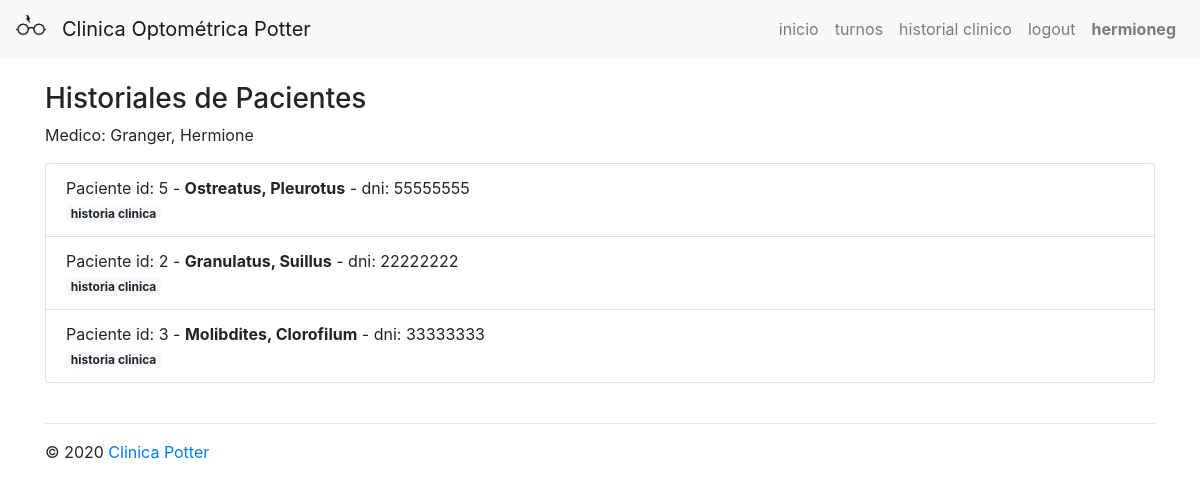
/historial/ (signed in), run on the app's committed database.
### pacientes/models.py (models this page shows, shortened)
class Paciente(models.Model):
    apellido = models.CharField('nombre del paciente', max_length = 50)
    nombre = models.CharField('apellido del paciente', max_length = 50)
    dni = models.CharField('dni del paciente', max_length = 10)
    activo = models.BooleanField(default=True)

### historial/views.py (the view)
# urls.py: path("", views.Listado, name="listado"),
def Listado(request):
    contexto = logueadoComo(request, ['gerencia', 'profesional'])
    if contexto:
        if 'gerencia' in contexto['grupos']:
            pacientes = Turno.objects.filter() # el gerente ve todos los historiales
        else:
            pacientes = Turno.objects.filter(doctor = request.user) # los doctores solo ven aquienes atendieron
        pacientesunicos = []
        for pc in pacientes:
            if pc.paciente not in pacientesunicos:
                pacientesunicos.append(pc.paciente)
        contexto['pacientes'] = pacientesunicos
        return render(request, "historial/listadopacientes.html", contexto)
    else:
        return HttpResponseRedirect(reverse("paginas:inicio"))

### usuarios/utilidades.py (called while the page is built)
def estado_auth(request):
    contexto = {}
    contexto['autenticado'] = request.user.is_authenticated
    contexto['usuario'] = request.user
    contexto['id_usuario'] = request.user.id
    contexto['grupos'] = [grupo['name'] for grupo in request.user.groups.all().values('name')]
    contexto['grupos_v'] = ', '.join(contexto['grupos'])
    contexto['id_pedidoactual'] = request.session['id_pedidoactual'] if 'id_pedidoactual' in request.session else None # verifica id_pedidoactual en sesion
    return contexto

def logueadoComo(request, grupo):
    pars = estado_auth(request)
    if set(grupo).intersection(pars['grupos']):
        return pars

### historial/templates/historial/listadopacientes.html (shortened to what this page needs)
{% extends "paginas/_layout.html" %}
{% block contenido %}
    <br>
    <h3>Historiales de Pacientes</h3>
    <div>Medico: {{usuario.last_name|title}}, {{usuario.first_name|title}}</div>
    <p>
    <ul class="list-group">
        {% for un_paciente in pacientes %}
            <li class="list-group-item">
                <div>Paciente id: {{un_paciente.id}} - <strong>{{un_paciente.apellido}}, {{un_paciente.nombre}}</strong> - dni: {{un_paciente.dni}}</div>
                <div>
                    <a href="{% url 'historial:historialpaciente' un_paciente.id %}" class="badge badge-light">historia clinica</a>
                </div>
            </li>
        {% empty %}
            <li> no hay pacientes atendidos </li>
        {% endfor %}
    </ul>
{% endblock contenido %}

### paginas/templates/paginas/_layout.html (shortened to what this page needs)
<!DOCTYPE html>
<html>
  <head>
    <link rel="stylesheet" href="https://maxcdn.bootstrapcdn.com/bootstrap/4.0.0/css/bootstrap.min.css" />
  </head>
  <body>
    <nav class="navbar navbar-expand-md navbar-light bg-light justify-content-between">
      <a class="navbar-brand" href={% url 'paginas:inicio' %}>
        {% load static %}
        <img src="{% static 'img/icono.png' %}" width="30" height="30" alt="">
      <a class="navbar-brand" href={% url 'paginas:inicio' %}>Clinica Optométrica Potter</a>
      <div class="collapse navbar-collapse" id="navbar0">
        <ul class="navbar-nav ml-auto mt-2 mt-lg-0">
          <li class="nav-item ">
            <a class="nav-link" href="{% url 'paginas:inicio' %}">inicio<span class="sr-only">(current)</span></a>
          </li>
          {% if 'secretaria' in grupos or 'profesional' in grupos  or 'gerencia' in grupos %}
            <li class="nav-item">
              <a class="nav-link" href="{% url 'turnos:listado' %}">turnos</a>
            </li>
          {% endif %}
          {% if 'profesional' in grupos or 'gerencia' in grupos %}
            <li class="nav-item">
              <a class="nav-link" href="{% url 'historial:listado' %}">historial clinico</a>
            </li>
          {% endif %}
          {% if autenticado %}
            <li class="nav-item">
              <a class="nav-link" href="{% url 'usuarios:logout' %}">logout</a>
            </li>
          {% else %}
            <li class="nav-item">
              <a class="nav-link" href="{% url 'usuarios:login' %}">login</a>
            </li>
          {% endif %}
          <li class="nav-item">
            <a class="nav-link" href="{% url 'paginas:acercade' %}">
            {% if user.is_authenticated %}
              <strong>{{ usuario }}</strong>
            {% else %}
              acerca de
            {% endif %}
            </a>
          </li>
        </ul>
      </div>
    </nav>
    <div class="container">{% block contenido %} {% endblock contenido %}</div>
    <footer class="page-footer font-small mdb-color pt-4">
      <div class="container text-center text-md-left">
        <hr>
        <div class="row d-flex align-items-center">
          <div class="col-md-7 col-lg-8">
            <p class="text-center text-md-left">© 2020 <a href={% url 'paginas:inicio' %}>Clinica Potter</a></p>
          </div>
        </div>
      </div>
    </footer>
  </body>
</html>

### data on the page
Paciente: id "5", apellido "Ostreatus", nombre "Pleurotus", dni "55555555"
Paciente: id "2", apellido "Granulatus", nombre "Suillus", dni "22222222"
Paciente: id "3", apellido "Molibdites", nombre "Clorofilum", dni "33333333"

### other printed values
{{ usuario }} "hermioneg"
{{ usuario.last_name|title }} "Granger"
{{ usuario.first_name|title }} "Hermione"
